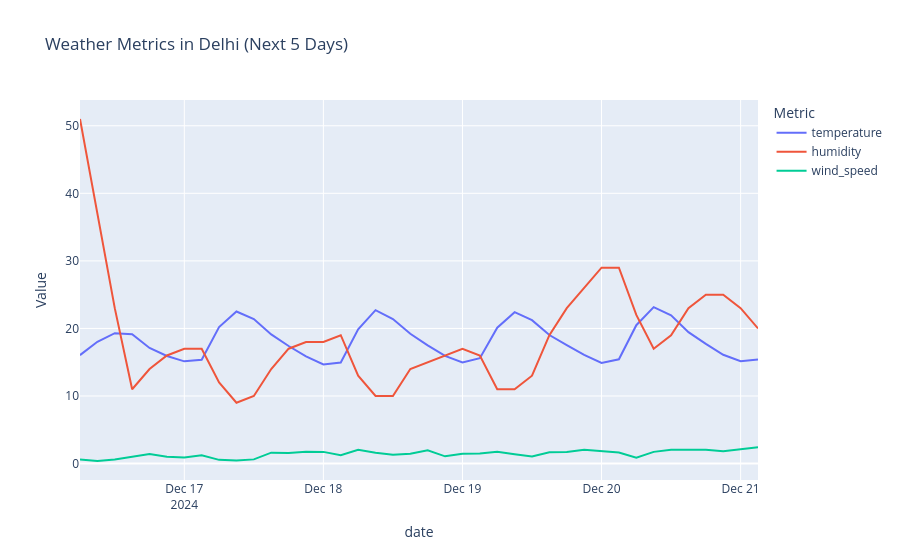

Notebook code for this chart:
### Code cell
import requests
import pandas as pd
import matplotlib.pyplot as plt
import plotly.express as px
import folium

# Replace YOUR_API_KEY with your OpenWeatherMap API key
API_KEY = "b762473e4e7467407e4da136bce24238"

# Function to fetch weather data
def fetch_weather_data(city, days=5):
    url = f"http://api.openweathermap.org/data/2.5/forecast"
    params = {
        "q": city,
        "units": "metric",  # Use Celsius
        "cnt": days * 8,    # 8 data points per day
        "appid": API_KEY,
    }
    response = requests.get(url, params=params)
    if response.status_code == 200:
        return response.json()
    else:
        print("Error fetching data:", response.status_code, response.text)
        return None

# Process the data into a DataFrame
def process_weather_data(data):
    df = pd.DataFrame(data['list'])
    df['date'] = pd.to_datetime(df['dt_txt'])
    df['temperature'] = df['main'].apply(lambda x: x['temp'])
    df['humidity'] = df['main'].apply(lambda x: x['humidity'])
    df['wind_speed'] = df['wind'].apply(lambda x: x['speed'])
    df['weather'] = df['weather'].apply(lambda x: x[0]['description'])
    return df[['date', 'temperature', 'humidity', 'wind_speed', 'weather']]

# Fetch and process weather data
city = "Delhi"
days = 5  # Forecast for 5 days
data = fetch_weather_data(city, days)
if data:
    df = process_weather_data(data)

    # 1. Line Chart: Temperature Trends
    plt.figure(figsize=(10, 6))
    plt.plot(df['date'], df['temperature'], label='Temperature (°C)', color='orange')
    plt.title(f"Temperature Trends in {city} (Next {days} Days)")
    plt.xlabel("Date")
    plt.ylabel("Temperature (°C)")
    plt.grid()
    plt.legend()
    plt.xticks(rotation=45)
    plt.show()

    # 2. Bar Chart: Humidity Levels
    plt.figure(figsize=(10, 6))
    plt.bar(df['date'], df['humidity'], color='blue', alpha=0.7, label='Humidity (%)')
    plt.title(f"Humidity Levels in {city} (Next {days} Days)")
    plt.xlabel("Date")
    plt.ylabel("Humidity (%)")
    plt.xticks(rotation=45)
    plt.legend()
    plt.show()

    # 3. Interactive Line Chart: All Weather Metrics
    fig = px.line(
        df,
        x='date',
        y=['temperature', 'humidity', 'wind_speed'],
        labels={'value': 'Value', 'variable': 'Metric'},
        title=f"Weather Metrics in {city} (Next {days} Days)"
    )
    fig.show()

    # 4. Geographic Map: Wind Speeds
    # Assume the city has a central latitude/longitude (customize as needed)
    latitude, longitude = 28.6139, 77.2090  # Coordinates for Delhi
    m = folium.Map(location=[latitude, longitude], zoom_start=10)

    # Add wind speed as markers
    for i, row in df.iterrows():
        folium.CircleMarker(
            location=[latitude, longitude],
            radius=row['wind_speed'] / 2,  # Scale marker size by wind speed
            popup=f"{row['date']} - Wind Speed: {row['wind_speed']} m/s",
            color="blue",
            fill=True,
            fill_color="blue"
        ).add_to(m)

    # Save and display map
    m.save("weather_map.html")
    print("Map saved as 'weather_map.html'. Open it in a browser.")

else:
    print("Failed to fetch weather data.")

### Figure 1 — Plotly figure (JSON) as saved in the notebook; plotly's stock layout.template omitted (floating-point values rounded to 4 significant figures)
{"data": [{"hovertemplate": "Metric=temperature<br>date=%{x}<br>Value=%{y}<extra></extra>", "legendgroup": "temperature", "line": {"color": "#636efa", "dash": "solid"}, "marker": {"symbol": "circle"}, "mode": "lines", "name": "temperature", "orientation": "v", "showlegend": true, "type": "scatter", "x": ["2024-12-16T06:00:00", "2024-12-16T09:00:00", "2024-12-16T12:00:00", "2024-12-16T15:00:00", "2024-12-16T18:00:00", "2024-12-16T21:00:00", "2024-12-17T00:00:00", "2024-12-17T03:00:00", "2024-12-17T06:00:00", "2024-12-17T09:00:00", "2024-12-17T12:00:00", "2024-12-17T15:00:00", "2024-12-17T18:00:00", "2024-12-17T21:00:00", "2024-12-18T00:00:00", "2024-12-18T03:00:00", "2024-12-18T06:00:00", "2024-12-18T09:00:00", "2024-12-18T12:00:00", "2024-12-18T15:00:00", "2024-12-18T18:00:00", "2024-12-18T21:00:00", "2024-12-19T00:00:00", "2024-12-19T03:00:00", "2024-12-19T06:00:00", "2024-12-19T09:00:00", "2024-12-19T12:00:00", "2024-12-19T15:00:00", "2024-12-19T18:00:00", "2024-12-19T21:00:00", "2024-12-20T00:00:00", "2024-12-20T03:00:00", "2024-12-20T06:00:00", "2024-12-20T09:00:00", "2024-12-20T12:00:00", "2024-12-20T15:00:00", "2024-12-20T18:00:00", "2024-12-20T21:00:00", "2024-12-21T00:00:00", "2024-12-21T03:00:00"], "xaxis": "x", "y": [16.05, 18.03, 19.3, 19.13, 17.11, 15.92, 15.13, 15.37, 20.2, 22.51, 21.39, 19.12, 17.4, 15.88, 14.67, 14.96, 19.87, 22.7, 21.39, 19.22, 17.49, 15.93, 14.96, 15.6, 20.11, 22.41, 21.22, 19.03, 17.53, 16.08, 14.88, 15.44, 20.48, 23.16, 21.95, 19.45, 17.71, 16.1, 15.15, 15.4], "yaxis": "y"}, {"hovertemplate": "Metric=humidity<br>date=%{x}<br>Value=%{y}<extra></extra>", "legendgroup": "humidity", "line": {"color": "#EF553B", "dash": "solid"}, "marker": {"symbol": "circle"}, "mode": "lines", "name": "humidity", "orientation": "v", "showlegend": true, "type": "scatter", "x": ["2024-12-16T06:00:00", "2024-12-16T09:00:00", "2024-12-16T12:00:00", "2024-12-16T15:00:00", "2024-12-16T18:00:00", "2024-12-16T21:00:00", "2024-12-17T00:00:00", "2024-12-17T03:00:00", "2024-12-17T06:00:00", "2024-12-17T09:00:00", "2024-12-17T12:00:00", "2024-12-17T15:00:00", "2024-12-17T18:00:00", "2024-12-17T21:00:00", "2024-12-18T00:00:00", "2024-12-18T03:00:00", "2024-12-18T06:00:00", "2024-12-18T09:00:00", "2024-12-18T12:00:00", "2024-12-18T15:00:00", "2024-12-18T18:00:00", "2024-12-18T21:00:00", "2024-12-19T00:00:00", "2024-12-19T03:00:00", "2024-12-19T06:00:00", "2024-12-19T09:00:00", "2024-12-19T12:00:00", "2024-12-19T15:00:00", "2024-12-19T18:00:00", "2024-12-19T21:00:00", "2024-12-20T00:00:00", "2024-12-20T03:00:00", "2024-12-20T06:00:00", "2024-12-20T09:00:00", "2024-12-20T12:00:00", "2024-12-20T15:00:00", "2024-12-20T18:00:00", "2024-12-20T21:00:00", "2024-12-21T00:00:00", "2024-12-21T03:00:00"], "xaxis": "x", "y": [51, 37, 23, 11, 14, 16, 17, 17, 12, 9, 10, 14, 17, 18, 18, 19, 13, 10, 10, 14, 15, 16, 17, 16, 11, 11, 13, 19, 23, 26, 29, 29, 22, 17, 19, 23, 25, 25, 23, 20], "yaxis": "y"}, {"hovertemplate": "Metric=wind_speed<br>date=%{x}<br>Value=%{y}<extra></extra>", "legendgroup": "wind_speed", "line": {"color": "#00cc96", "dash": "solid"}, "marker": {"symbol": "circle"}, "mode": "lines", "name": "wind_speed", "orientation": "v", "showlegend": true, "type": "scatter", "x": ["2024-12-16T06:00:00", "2024-12-16T09:00:00", "2024-12-16T12:00:00", "2024-12-16T15:00:00", "2024-12-16T18:00:00", "2024-12-16T21:00:00", "2024-12-17T00:00:00", "2024-12-17T03:00:00", "2024-12-17T06:00:00", "2024-12-17T09:00:00", "2024-12-17T12:00:00", "2024-12-17T15:00:00", "2024-12-17T18:00:00", "2024-12-17T21:00:00", "2024-12-18T00:00:00", "2024-12-18T03:00:00", "2024-12-18T06:00:00", "2024-12-18T09:00:00", "2024-12-18T12:00:00", "2024-12-18T15:00:00", "2024-12-18T18:00:00", "2024-12-18T21:00:00", "2024-12-19T00:00:00", "2024-12-19T03:00:00", "2024-12-19T06:00:00", "2024-12-19T09:00:00", "2024-12-19T12:00:00", "2024-12-19T15:00:00", "2024-12-19T18:00:00", "2024-12-19T21:00:00", "2024-12-20T00:00:00", "2024-12-20T03:00:00", "2024-12-20T06:00:00", "2024-12-20T09:00:00", "2024-12-20T12:00:00", "2024-12-20T15:00:00", "2024-12-20T18:00:00", "2024-12-20T21:00:00", "2024-12-21T00:00:00", "2024-12-21T03:00:00"], "xaxis": "x", "y": [0.61, 0.38, 0.6, 0.98, 1.4, 1.02, 0.9, 1.24, 0.55, 0.44, 0.62, 1.61, 1.57, 1.74, 1.73, 1.24, 2.03, 1.6, 1.32, 1.47, 1.97, 1.07, 1.47, 1.48, 1.76, 1.38, 1.06, 1.68, 1.71, 2.06, 1.87, 1.65, 0.85, 1.73, 2.03, 2.07, 2.03, 1.83, 2.16, 2.42], "yaxis": "y"}], "layout": {"autosize": true, "legend": {"title": {"text": "Metric"}, "tracegroupgap": 0}, "title": {"text": "Weather Metrics in Delhi (Next 5 Days)"}, "xaxis": {"anchor": "y", "autorange": true, "domain": [0, 1], "range": ["2024-12-16 06:00", "2024-12-21 03:00"], "title": {"text": "date"}, "type": "date"}, "yaxis": {"anchor": "x", "autorange": true, "domain": [0, 1], "range": [-2.432, 53.81], "title": {"text": "Value"}, "type": "linear"}}}
